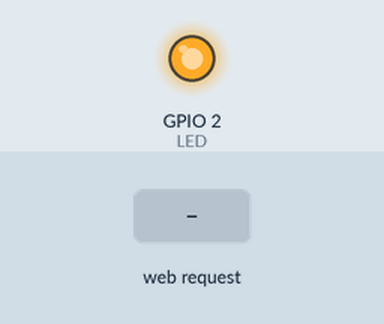
Recording of a sketch running on a simulated ESP8266 (NodeMCU). Parts: output pins drawn as LEDs (lit = HIGH). Inputs (shaded band) come from the test bench. WiFi joins after 1.5 s; servers stay silent unless stated; what the sketch prints to the serial monitor is not drawn.

Above: at 2.7 s.
2.8 s: HTTP request GET /ledOn received
At 3.1 s:
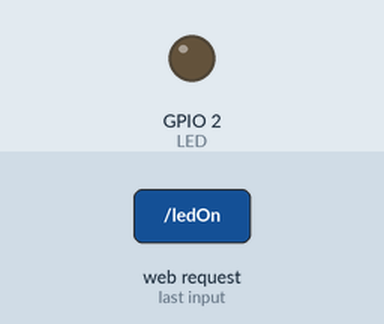
5.8 s: HTTP request GET /ledOff received
At 6.7 s:
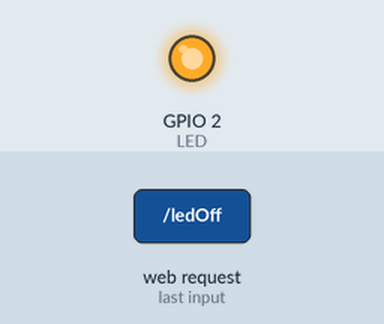
Timing chart, 0 to 8.8 s (numbered marks = the images above; inputs shaded):
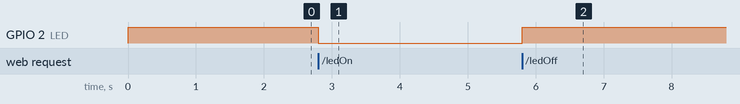

Measured:
- after the input at 2.8 s, GPIO 2 (LED): HIGH → LOW at once
- after the input at 5.8 s, GPIO 2 (LED): LOW → HIGH at once

The sketch:

LED_SERVER_WIFI.ino
```cpp
/* MODULO ESP8266  */
#include <ESP8266WiFi.h>
#include <WiFiClient.h>
#include <ESP8266WebServer.h>

//HTML
const char MAIN_page[] PROGMEM = R"=====(
<!DOCTYPE html>
<html>
<body>
<center>
<h1> CONTROL LED WIFI </h1><br>
Tocame para <a href="ledOn" target="myIframe"> Encenderme </a><br>
Tocame para <a href="ledOff" target="myIframe"> Apagarme </a><br>
Estoy :<iframe name="myIframe" width="100" height="25" frameBorder="0"><br>
<hr>
<a href="aprendiendo"> </a>
</center>

</body>
</html>
)=====";


#define LED 2


const char* ssid = "Introducimos la red Wifi";
const char* password = "Introducimos la contraseña del Wifi";

ESP8266WebServer server(80); //Puerto del servidor


void handleRoot() {
 Serial.println("You called root page");
 String s = MAIN_page;
 server.send(200, "text/html", s);
}

void handleLEDon() {
 Serial.println("LED on page");
 digitalWrite(LED,LOW);
 server.send(200, "text/html", "Caliente");
}

void handleLEDoff() {
 Serial.println("LED off page");
 digitalWrite(LED,HIGH);
 server.send(200, "text/html", "Frio");
}

void setup(void){
  Serial.begin(115200);

  WiFi.begin(ssid, password);
  Serial.println("");
  pinMode(LED,OUTPUT);
  digitalWrite(LED,HIGH);
  while (WiFi.status() != WL_CONNECTED) {
    delay(500);
    Serial.print(".");
  }

  Serial.println("");
  Serial.print("Connected to ");
  Serial.println(ssid);
  Serial.print("IP address: ");
  Serial.println(WiFi.localIP());

  server.on("/", handleRoot);
  server.on("/ledOn", handleLEDon);
  server.on("/ledOff", handleLEDoff);

  server.begin();                  // Iniciamos nuestro servidor
  Serial.println("HTTP server started");
}
//==============================================================
//                     LOOP
//==============================================================
void loop(void){
  server.handleClient();          //Handle client requests
}
```
